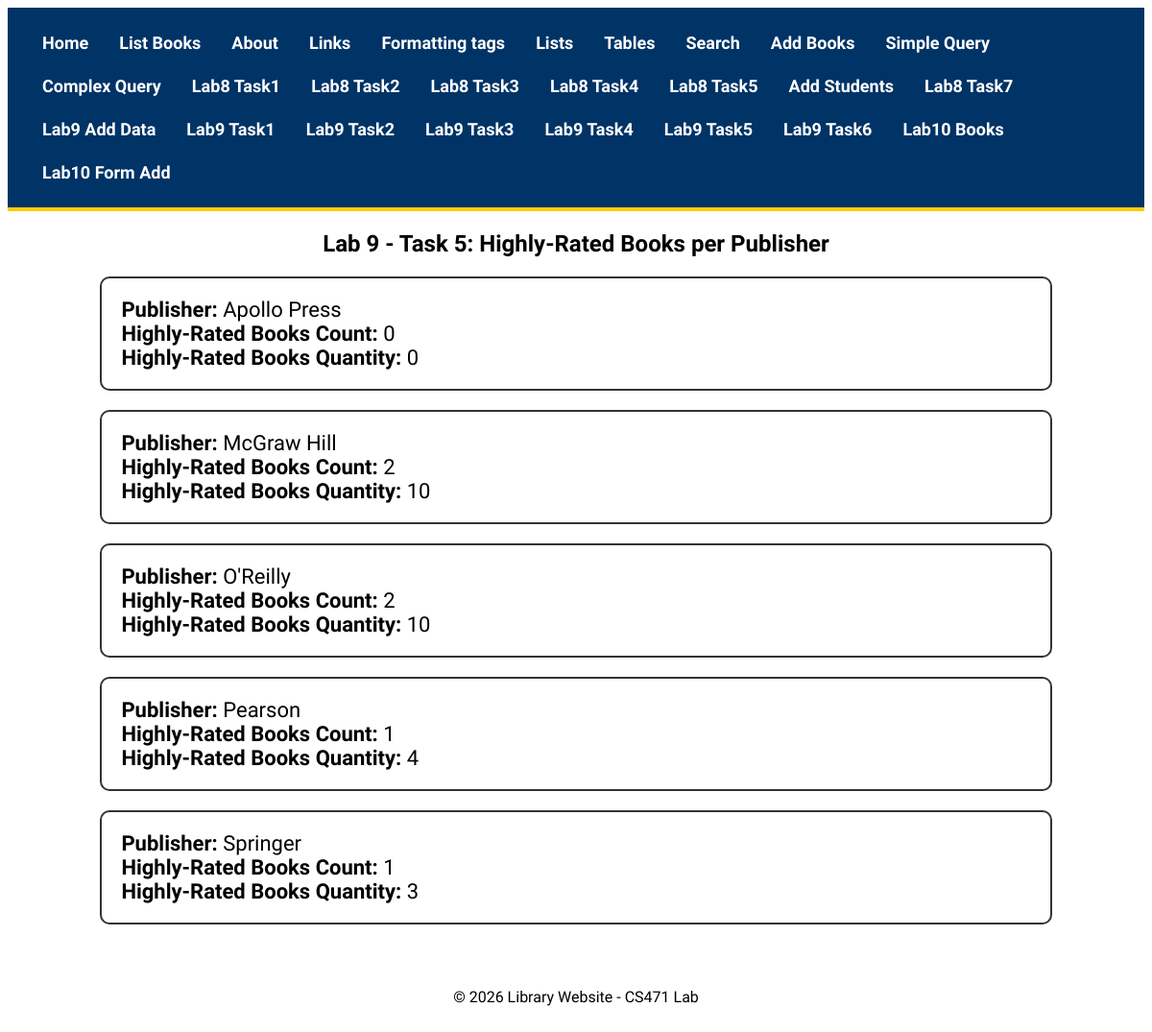
/lab9/task5/, run on the app's committed database.
### apps/bookmodule/models.py (models this page shows, shortened)
class Publisher(models.Model):
    name = models.CharField(max_length=200)
    location = models.CharField(max_length=300)

### apps/bookmodule/views.py (the view)
# urls.py: path('lab9/task5/', views.lab9_task5, name='books.lab9.task5'),
def lab9_task5(request):
    publishers = Publisher.objects.annotate(
        high_rated_count=Count(
            'lab9book',
            filter=Q(lab9book__rating__gte=4)
        ),
        high_rated_quantity=Coalesce(
            Sum(
                'lab9book__quantity',
                filter=Q(lab9book__rating__gte=4)
            ),
            Value(0)
        ),
    ).order_by('name')
    return render(
        request,
        'bookmodule/lab9_task5.html',
        {'publishers': publishers}
    )

### apps/templates/bookmodule/lab9_task5.html (shortened to what this page needs)
{% extends "layouts/base.html" %}
{% block content %}
<h2 style="text-align:center;">
    Lab 9 - Task 5: Highly-Rated Books per Publisher
</h2>
{% for publisher in publishers %}
<div style="
width:80%;
margin:20px auto;
padding:20px;
border:2px solid #333;
border-radius:10px;
font-size:22px;
">
    <strong>Publisher:</strong> {{ publisher.name }}
    <br>
    <strong>Highly-Rated Books Count:</strong> {{ publisher.high_rated_count }}
    <br>
    <strong>Highly-Rated Books Quantity:</strong> {{ publisher.high_rated_quantity }}
</div>
{% endfor %}
{% endblock %}

### apps/static/styles.css (style rules this page uses)
body { font-family: 'Tajawal', sans-serif; }

### data on the page
Publisher: name "Apollo Press", high_rated_count "0", high_rated_quantity "0"
Publisher: name "McGraw Hill", high_rated_count "2", high_rated_quantity "10"
Publisher: name "O'Reilly", high_rated_count "2", high_rated_quantity "10"
Publisher: name "Pearson", high_rated_count "1", high_rated_quantity "4"
Publisher: name "Springer", high_rated_count "1", high_rated_quantity "3"
